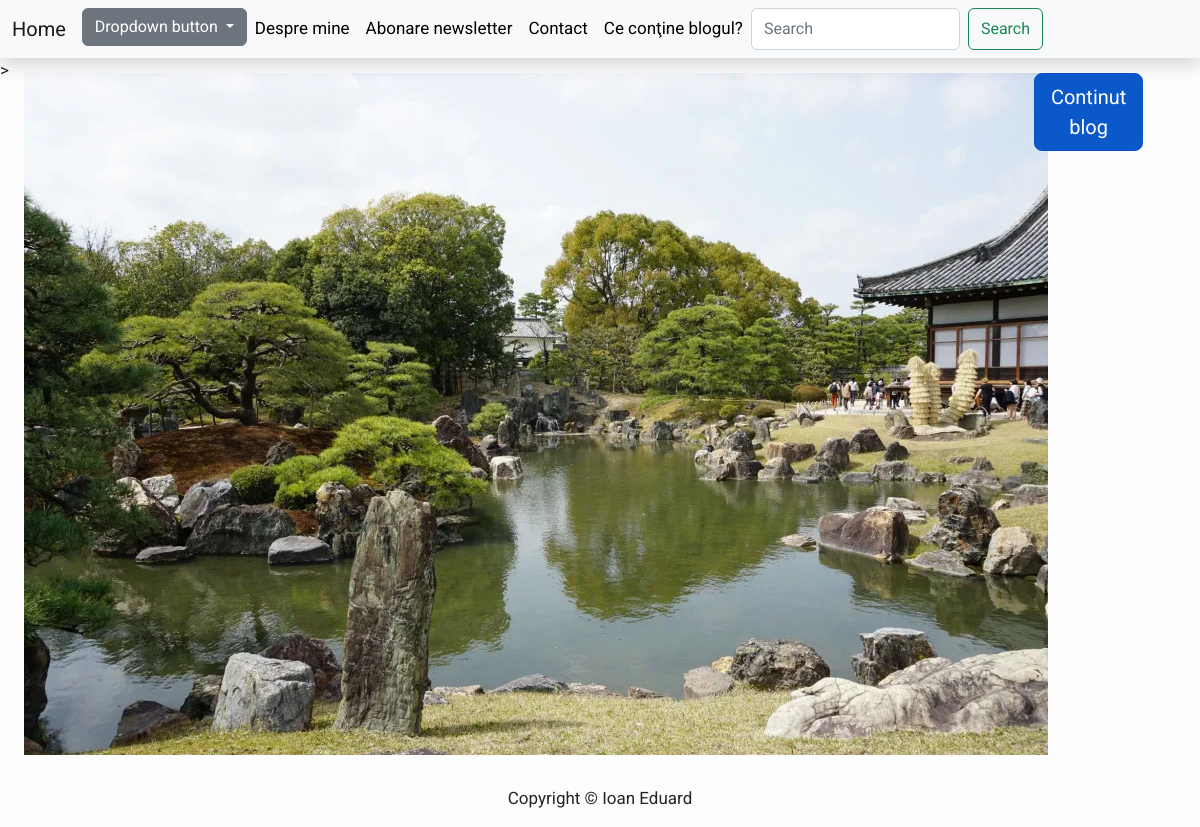
The page /blog/tag-select/calatorii on the database as committed earlier.
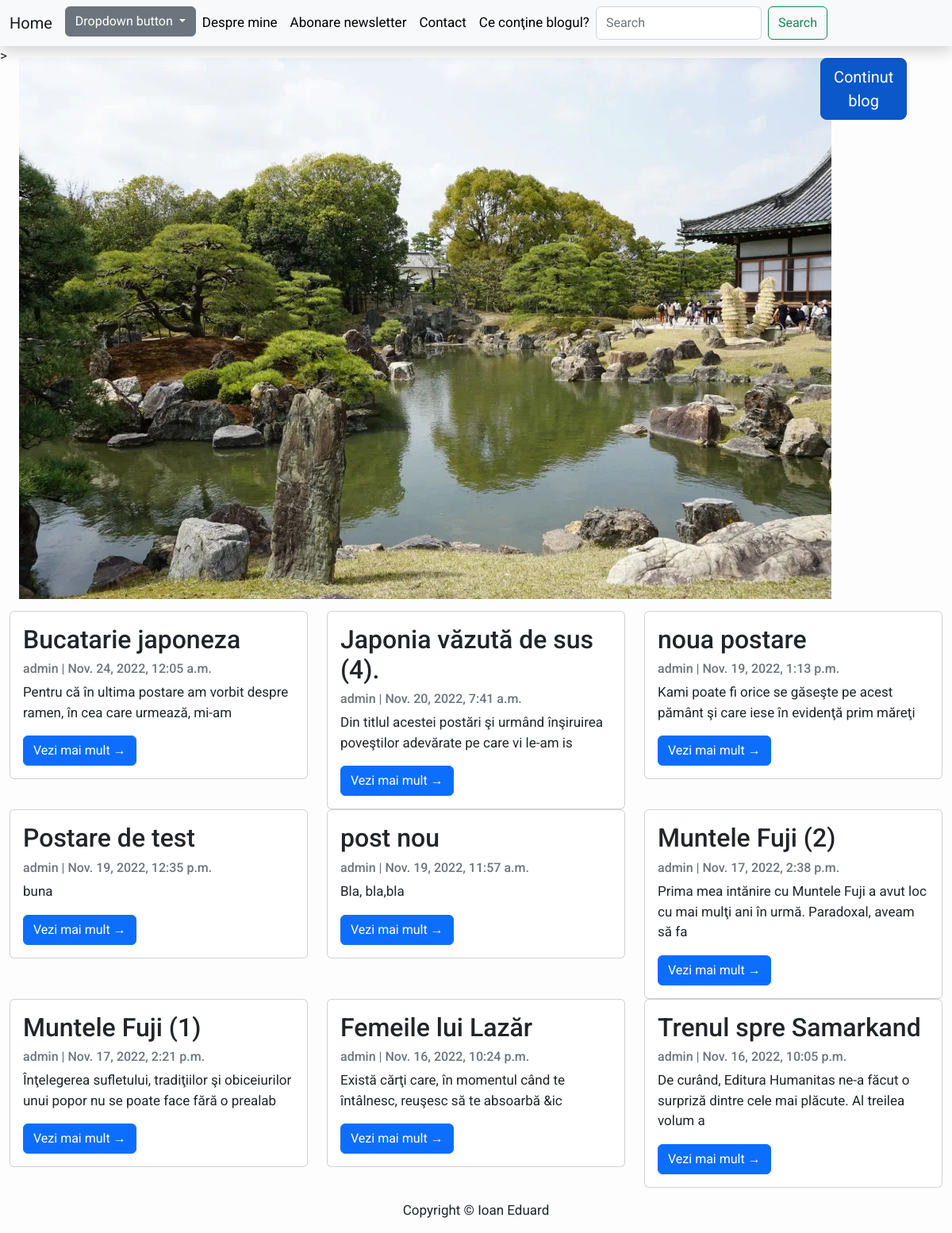
The same page on the database as committed later.
### Blog/models.py (models this page shows, shortened)
class Post(models.Model):
    title = models.CharField(max_length=200, unique=True)
    slug = models.SlugField(max_length=200, unique=True)
    author = models.ForeignKey(User, on_delete=models.CASCADE, related_name='blog_posts')
    updated_on = models.DateTimeField(auto_now=True)
    content = RichTextField(blank=True, null=True, config_name='awesome_ckeditor')
    category = models.CharField(max_length=200, default='calatorii')
    created_on = models.DateTimeField(auto_now_add=True)
    status = models.IntegerField(choices=STATUS, default=0)
    tags = models.CharField(max_length=200, null=True, default="")
    class Meta:
        ordering = ['-created_on']

### Blog/views.py (the view, shortened to what this page needs)
# urls.py: path('blog/tag-select/<str:tag>',PostListTag.as_view(), name='tag_select_list'),
class PostListTag(generic.ListView):
    model = Post
    template_name = 'tag_select_list.html'
    def get_queryset(self):  # new
        req = self.request
        tags = None
        if "tag-select-check" in req.path:
            tags = self.__extract_tag_from_checkbox(req.GET)
        else:
            tags = self.__extract_tag_from_ahref(self.request.path)
        items = Post.objects.all()
        buffer = set()
        for item in items:
            for tag in tags:
                if tag in item.tags:
                    buffer.add(item.title)
        return Post.objects.filter(title__in=buffer)
    def __extract_tag_from_ahref(self, request):
        tag = str(request).strip().split("/")
        return tag[len(tag) - 1]

### templates/tag_select_list.html
{% extends "base.html" %}
{% load static %}
{% block content %}
    <header>
        <div class="flex-container">>
            <div class="col-md-10">
                <img style="width: 1024px;display: block;  margin-left: auto;  margin-right: auto; "
                     alt="Gradina japoneza"
                     src="{% static 'images/poza_baza.jpg' %}"/>
            </div>
            <div class="col-md-1">
                <div class="sidenav">
                <a href="{% url 'cuprins_blog' %}" class="btn btn-primary btn-lg active" role="button" aria-pressed="true">Continut blog</a>
                </div>
            </div>
        </div>
    </header>
    <div class="container-fluid">
        <div class="row">
            {% for post in post_list|slice:":10" %}
                <div class="col-md-4">
                    <div class="card">
                        <div class="card-body">
                            <h2 class="card-title">{{ post.title }}</h2>
                            <p class="card-text text-muted h6">{{ post.author }} | {{ post.created_on }} </p>
                            <p class="card-text">{{ post.content|striptags|safe|slice:":100" }}</p>
                            <a href="{% url 'post_detail' post.slug %}" class="btn btn-primary">Vezi mai mult &rarr;</a>
                        </div>
                    </div>
                </div>
            {% endfor %}
        </div>
    </div>
{% endblock %}

Rows that differ between the two databases and show on the page:
added Post: title "Bucatarie japoneza", author "admin", created_on "Nov. 24, 2022, 12:05 a.m.", content "Pentru că în ultima postare am vorbit despre ramen, în cea care urmează, mi-am"
added Post: title "Japonia văzută de sus (4).", author "admin", created_on "Nov. 20, 2022, 7:41 a.m.", content "Din titlul acestei postări şi urmând înşiruirea poveştilor adevărate pe care vi le-am is"
added Post: title "noua postare", author "admin", created_on "Nov. 19, 2022, 1:13 p.m.", content "Kami poate fi orice se găseşte pe acest pământ şi care iese în evidenţă prim măreţi"
added Post: title "Postare de test", author "admin", created_on "Nov. 19, 2022, 12:35 p.m.", content "buna"
added Post: title "post nou", author "admin", created_on "Nov. 19, 2022, 11:57 a.m.", content "Bla, bla,bla"
now on this page (row edited): Post: title "Muntele Fuji (2)", author "admin", created_on "Nov. 17, 2022, 2:38 p.m.", content "Prima mea intănire cu Muntele Fuji a avut loc cu mai mulţi ani în urmă. Paradoxal, aveam să fa"
now on this page (row edited): Post: title "Muntele Fuji (1)", author "admin", created_on "Nov. 17, 2022, 2:21 p.m.", content "Înţelegerea sufletului, tradiţiilor şi obiceiurilor unui popor nu se poate face fără o prealab"
now on this page (row edited): Post: title "Femeile lui Lazăr", author "admin", created_on "Nov. 16, 2022, 10:24 p.m.", content "Există cărţi care, în momentul când te întâlnesc, reuşesc să te absoarbă &ic"
now on this page (row edited): Post: title "Trenul spre Samarkand", author "admin", created_on "Nov. 16, 2022, 10:05 p.m.", content "De curând, Editura Humanitas ne-a făcut o surpriză dintre cele mai plăcute. Al treilea volum a"
